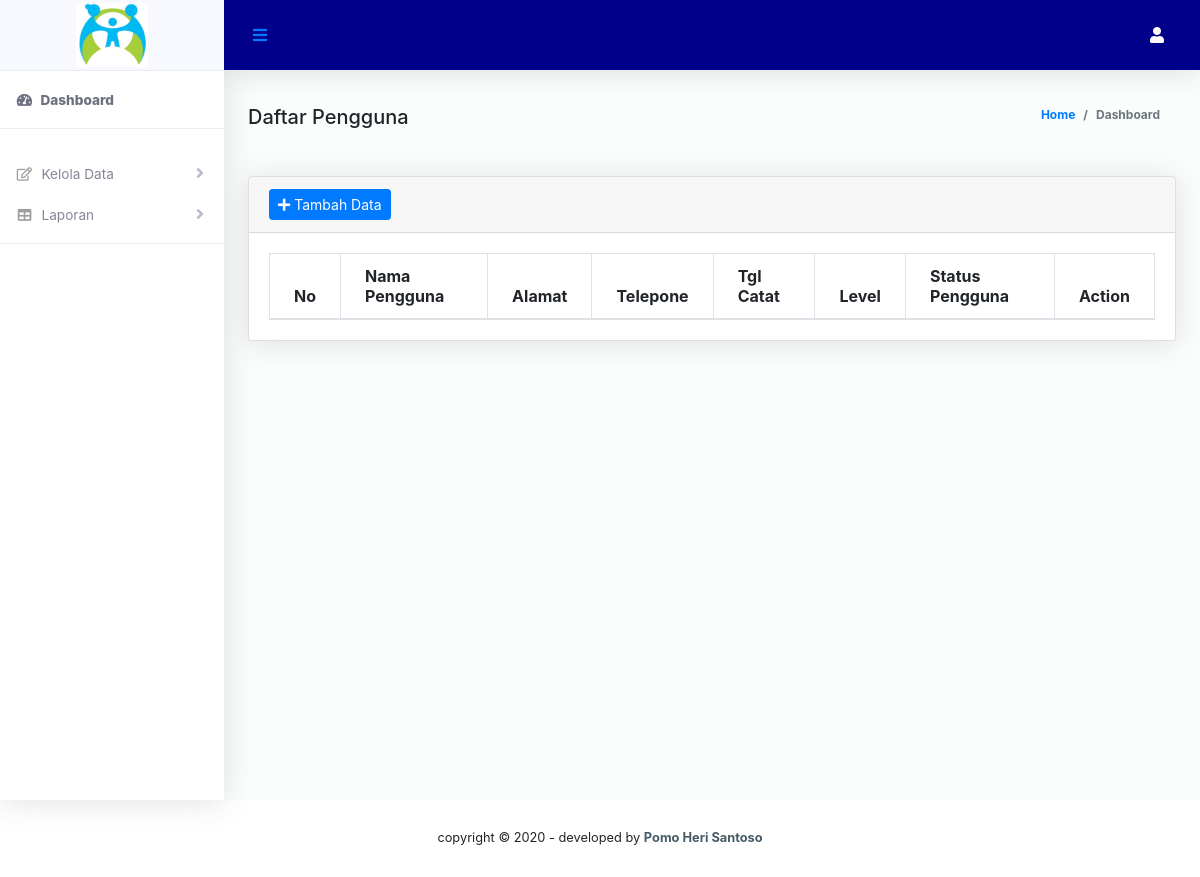
/bagian/admin/daftarpengguna.php, run on an earlier commit of the app's database.
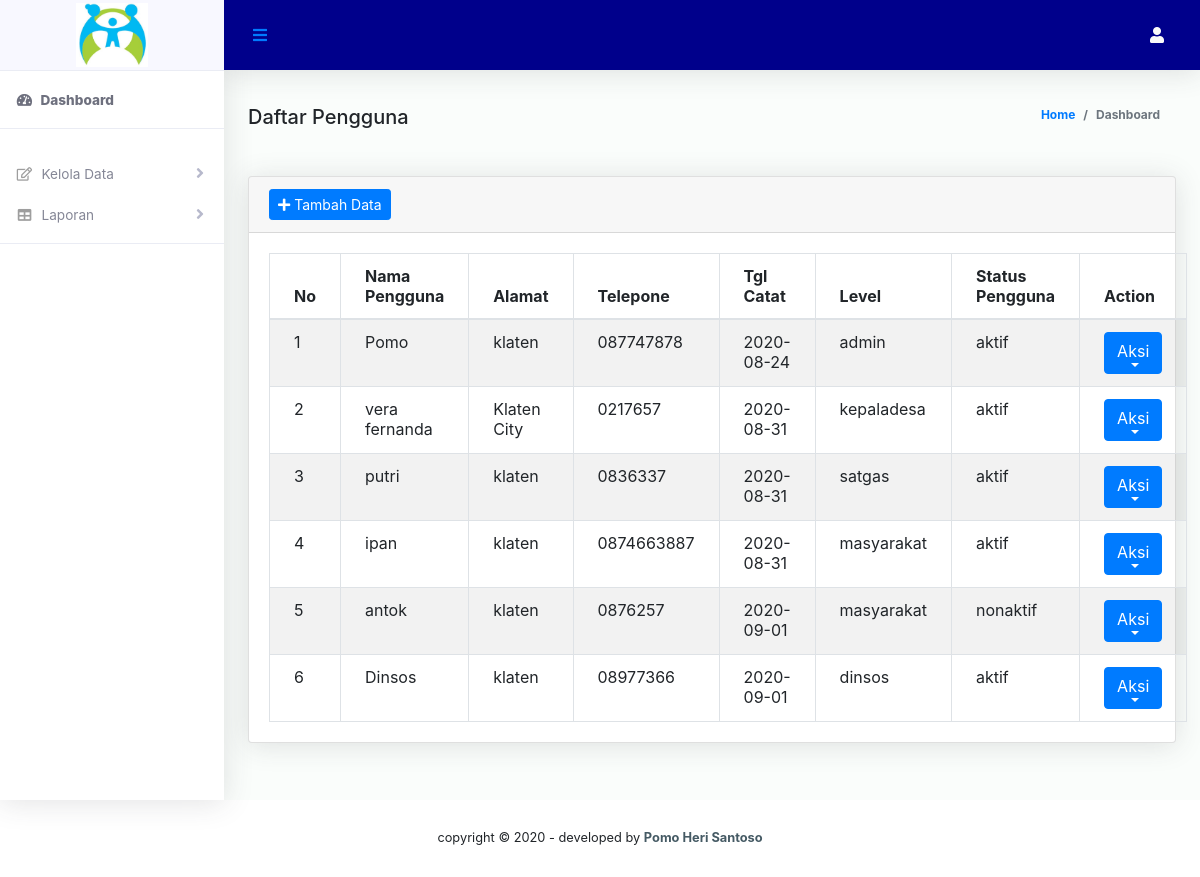
And on a later commit of the database.
### tables this page shows
CREATE TABLE `datpeng` (
  `idpeng` char(5) NOT NULL,
  `namap` varchar(50) NOT NULL,
  `alamatp` varchar(75) NOT NULL,
  `telpp` varchar(12) NOT NULL,
  `nmuser` varchar(255) NOT NULL,
  `passw` varchar(255) NOT NULL,
  `level` varchar(11) NOT NULL,
  `tglcatat` date NOT NULL,
  `statpeng` varchar(9) NOT NULL
);

### bagian/admin/daftarpengguna.php (the view, shortened to what this page needs)
<!DOCTYPE html>
<html lang="en">
<head>
    <?php include('../komponen/css.php');?>
</head>
<body id="page-top">
  <div id="wrapper">
     <?php include('../komponen/sidebaradmin.php');?>
        <div id="content-wrapper" class="d-flex flex-column">
            <div id="content">
                <?php include('../komponen/header.php');?>
                <div class="container-fluid" id="container-wrapper">
                  <div class="d-sm-flex align-items-center justify-content-between mb-4">
                    <strong class="h5 card-title">Daftar Pengguna</strong>
                    <ol class="breadcrumb">
                      <li class="breadcrumb-item"><a href="./">Home</a></li>
                      <li class="breadcrumb-item active" aria-current="page">Dashboard</li>
                    </ol>
                  </div>
            <section>
                 <div class="content mt-3">
                     <div class="animated fadeIn">
                         <div class="row">
                            <div class="col-md-12">
                                 <div class="card">
                                     <div class="card-header">
                                         <a href="pengguna.php" class="btn btn-primary btn-sm" ><i class="fa fa-plus"></i> Tambah Data</a>
                                         </div>
                                            <div class="card-body">
                                            <table width="100%" class="table table-striped table-bordered table-hover data" id="dataTables">
                                                <?php
                                                $result = mysql_query("SELECT * FROM datpeng ORDER BY idpeng ASC");
                                                ?>
                                                <thead>
                                                    <tr>
                                                        <th>No</th>
                                                        <th>Nama Pengguna</th>
                                                        <th>Alamat</th>
                                                        <th>Telepone</th>
                                                        <th>Tgl Catat</th>
                                                        <th>Level</th>
                                                        <th>Status Pengguna</th>
                                                        <th>Action</th>
                                                    </tr>
                                                </thead>
                                                <tbody>
                                                <?php
                                                $no = 1;
                                                while($user_data = mysql_fetch_array($result)){
                                                  echo "
                                                  <tr>
                                                    <td>".$no++."</td>
                                                    <td>".$user_data['namap']."</td>
                                                    <td>".$user_data['alamatp']."</td>
                                                    <td>".$user_data['telpp']."</td>
                                                    <td>".$user_data['tglcatat']."</td>
                                                    <td>".$user_data['level']."</td>
                                                    <td>".$user_data['statpeng']."</td>
                                                  ";
                                               ?>
                                                    <td>
                                                    <div class="dropdown">
                                                     <button class="btn btn-primary dropdown-toggle" type="button" data-toggle="dropdown">
                                                     Aksi
                                                     <span class="caret"></span></button>
                                                    </div>
                                                  </td>
                                                </tr>
                                                 <?php }?>
                                                </tbody>
                                            </table>
                                          </div>
                                        </div>
                                    </div>
                                </div>
                            </div>
                        </div>
                      </section>
                    </div>
                  </div>
                </div>
              </div>
         <?php include('../komponen/footer.php');?>
</body>
</html>

### bagian/komponen/css.php (shortened to what this page needs)
    <link href="../../vendor/fontawesome-free/css/all.min.css" rel="stylesheet" type="text/css">
  <link href="../../vendor/bootstrap/css/bootstrap.min.css" rel="stylesheet" type="text/css">
   <link href="../../css/ruang-admin.css" rel="stylesheet">
<link rel="stylesheet" href="../../css/sweetalert.css" rel="stylesheet">
 <link href="../../vendor/datatables/dataTables.bootstrap4.min.css" rel="stylesheet">

### bagian/komponen/sidebaradmin.php (shortened to what this page needs)
<ul class="navbar-nav sidebar sidebar-light accordion" id="accordionSidebar">
      <a class="sidebar-brand d-flex align-items-center justify-content-center" href="index.php">
        <div class="sidebar-brand-icon">
          <img src="../../img/logo/logo.jpg">
        </div>
      </a>
      <hr class="sidebar-divider my-0">
      <li class="nav-item active">
        <a class="nav-link" href="../admin/index.php">
          <i class="fas fa-fw fa-tachometer-alt"></i>
          <span>Dashboard</span></a>
      </li>
      <hr class="sidebar-divider">
      <li class="nav-item">
        <a class="nav-link collapsed" href="#" data-toggle="collapse" data-target="#collapseBootstrap"
          aria-expanded="true" aria-controls="collapseBootstrap">
          <i class="far fa-fw fa-edit"></i>
          <span>Kelola Data</span>
        </a>
      </li>
      <li class="nav-item">
        <a class="nav-link collapsed" href="#" data-toggle="collapse" data-target="#collapseTable" aria-expanded="true"
          aria-controls="collapseTable">
          <i class="fas fa-fw fa-table"></i>
          <span>Laporan</span>
        </a>
      </li>
      <hr class="sidebar-divider">
    </ul>

### bagian/komponen/header.php (shortened to what this page needs)
<nav class="navbar navbar-expand navbar-light bg-navbar topbar mb-4 static-top">
          <button id="sidebarToggleTop" class="btn btn-link rounded-circle mr-3">
            <i class="fa fa-bars"></i>
          </button>
          <ul class="navbar-nav ml-auto">
            <li class="nav-item dropdown no-arrow">
              <a class="nav-link dropdown-toggle" href="#" id="userDropdown" role="button" data-toggle="dropdown"aria-haspopup="true" aria-expanded="false">
                <i class="fas fa-user rounded-circle "></i>
              </a>
            </li>
          </ul>
        </nav>

### bagian/komponen/footer.php
<footer class="sticky-footer bg-white">
        <div class="container my-auto">
          <div class="copyright text-center my-auto">
            <span>copyright &copy; 2020 - developed by
              <b><a href="https://indrijunanda.gitlab.io/" target="_blank">Pomo Heri Santoso</a></b>
            </span>
          </div>
        </div>
      </footer>

### css/ruang-admin.css (style rules this page uses)
html { position: relative; min-height: 100%; font-family: 'Nunito'; }
body { height: 100%; }
#wrapper { display: -webkit-box; display: -ms-flexbox; display: flex; }
#wrapper #content-wrapper { background-color: #FAFDFB; width: 100%; overflow-x: hidden; }
#wrapper #content-wrapper #content { -webkit-box-flex: 1; -ms-flex: 1 0 auto; flex: 1 0 auto; }
.container, .container-fluid, .container-login { padding-left: 1.5rem; padding-right: 1.5rem; }
.dropdown.no-arrow .dropdown-toggle::after { display: none; }
.sidebar .nav-item.dropdown .dropdown-toggle::after, .topbar .nav-item.dropdown .dropdown-toggle::after { width: 1rem; text-align: center; float: right; vertical-align: 0; border: 0; font-weight: 900; content: '\f105'; font-family: 'Font Awesome 5 Free'; }
.sidebar .nav-item .nav-link, .topbar .nav-item .nav-link { position: relative; }
.topbar { height: 4.375rem; z-index: 2; -webkit-box-shadow: 0 0.15rem 1.75rem 0 rgba(58, 59, 69, 0.15) !important; box-shadow: 0 0.15rem 1.75rem 0 rgba(58, 59, 69, 0.15) !important; }
.topbar #sidebarToggleTop { height: 2.5rem; width: 2.5rem; -webkit-box-shadow: 0 0 0 0 !important; box-shadow: 0 0 0 0 !important; }
.topbar .nav-item .nav-link { height: 4.375rem; display: -webkit-box; display: -ms-flexbox; display: flex; -webkit-box-align: center; -ms-flex-align: center; align-items: center; padding: 0 0.75rem; }
.topbar .dropdown { position: static; }
@media (min-width: 576px) { .topbar .dropdown { position: relative; } }
.topbar.navbar-light .navbar-nav .nav-item .nav-link { color: #fafafa; transition: all 0.3s ease-in-out; -webkit-transition: all 0.3s ease-in-out; }
.bg-navbar { background-color: #00008B; }
.sidebar { min-height: 100vh; width: 14rem !important; background-color: #ffffff !important; -webkit-box-shadow: 0 0.15rem 1.75rem 0 rgba(58, 59, 69, 0.15) !important; box-shadow: 0 0.15rem 1.75rem 0 rgba(58, 59, 69, 0.15) !important; z-index: 0; }
.sidebar .nav-item { position: relative; margin-bottom: -15px; }
.sidebar .nav-item .nav-link { display: block; width: 100%; text-align: left; padding: 1rem; width: 14rem; }
.sidebar .nav-item .nav-link i { font-size: 0.85rem; margin-right: 0.25rem; }
.sidebar .nav-item .nav-link span { font-size: 0.85rem; display: inline; }
.sidebar .nav-item.active .nav-link { font-weight: 800; }
.sidebar .nav-item .nav-link[data-toggle="collapse"]::after { width: 1rem; text-align: center; float: right; vertical-align: 0; border: 0; font-weight: 900; content: '\f107'; font-family: 'Font Awesome 5 Free'; }
.sidebar .nav-item .nav-link[data-toggle="collapse"].collapsed::after { content: '\f105'; }
.sidebar .sidebar-brand { height: 4.375rem; text-decoration: none; font-size: 1rem; font-weight: 800; padding: 1.5rem 1rem; text-align: center; letter-spacing: 0.05rem; z-index: 1; }
.sidebar .sidebar-brand .sidebar-brand-icon img { max-height: 4rem; }
.sidebar hr.sidebar-divider { margin: 1rem 0 1rem 0; }
.breadcrumb { background-color: transparent; font-size: 12px; font-weight: bold; }
.sidebar-light .sidebar-brand { color: #fafafa; background-color: #F8F8FF; }
.sidebar-light hr.sidebar-divider { border-top: 1px solid #eaecf4; }
.sidebar-light .nav-item .nav-link { color: #858796; }
.sidebar-light .nav-item .nav-link i { color: #9e9e9e; }
.sidebar-light .nav-item .nav-link[data-toggle="collapse"]::after { color: #b7b9cc; }
.sidebar-light .nav-item.active .nav-link { color: #6e707e; }
.sidebar-light .nav-item.active .nav-link i { color: #6e707e; }
footer.sticky-footer { padding: 2rem 0; -ms-flex-negative: 0; flex-shrink: 0; -webkit-box-shadow: 0 0.15rem 1.75rem 0 rgba(58, 59, 69, 0.15); box-shadow: 0 0.15rem 1.75rem 0 rgba(58, 59, 69, 0.15); }
footer.sticky-footer .copyright { line-height: 1; font-size: 0.8rem; }
footer.sticky-footer .copyright a { color: #455a64; }
.card .table { margin-bottom: 0; }
.card .table td, .card .table th { padding-right: 1.5rem; padding-left: 1.5rem; }
.card { -webkit-box-shadow: 0 0.15rem 1.75rem 0 rgba(58, 59, 69, 0.15) !important; box-shadow: 0 0.15rem 1.75rem 0 rgba(58, 59, 69, 0.15) !important; }

What changed in the data, as far as the page shows it:
added datpeng: namap "Pomo", alamatp "klaten", telpp "087747878", tglcatat "2020-08-24", level "admin", statpeng "aktif"
added datpeng: namap "vera fernanda", alamatp "Klaten City", telpp "0217657", tglcatat "2020-08-31", level "kepaladesa", statpeng "aktif"
added datpeng: namap "putri", alamatp "klaten", telpp "0836337", tglcatat "2020-08-31", level "satgas", statpeng "aktif"
added datpeng: namap "ipan", alamatp "klaten", telpp "0874663887", tglcatat "2020-08-31", level "masyarakat", statpeng "aktif"
added datpeng: namap "antok", alamatp "klaten", telpp "0876257", tglcatat "2020-09-01", level "masyarakat", statpeng "nonaktif"
added datpeng: namap "Dinsos", alamatp "klaten", telpp "08977366", tglcatat "2020-09-01", level "dinsos", statpeng "aktif"
